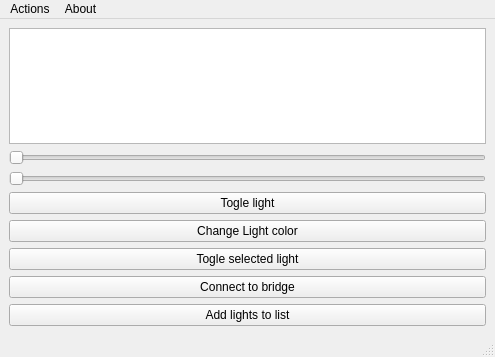
<?xml version="1.0" encoding="UTF-8"?>
<ui version="4.0">
 <class>MainWindow</class>
 <widget class="QMainWindow" name="MainWindow">
  <property name="geometry">
   <rect>
    <x>0</x>
    <y>0</y>
    <width>495</width>
    <height>357</height>
   </rect>
  </property>
  <property name="windowTitle">
   <string>PhilipsHue</string>
  </property>
  <property name="autoFillBackground">
   <bool>false</bool>
  </property>
  <widget class="QWidget" name="centralwidget">
   <layout class="QGridLayout" name="gridLayout">
    <item row="3" column="0">
     <widget class="QSlider" name="horizontalSlider_2">
      <property name="toolTip">
       <string>&lt;html&gt;&lt;head/&gt;&lt;body&gt;&lt;p&gt;Color temperature slider&lt;/p&gt;&lt;/body&gt;&lt;/html&gt;</string>
      </property>
      <property name="minimum">
       <number>153</number>
      </property>
      <property name="maximum">
       <number>500</number>
      </property>
      <property name="value">
       <number>153</number>
      </property>
      <property name="sliderPosition">
       <number>153</number>
      </property>
      <property name="orientation">
       <enum>Qt::Horizontal</enum>
      </property>
     </widget>
    </item>
    <item row="6" column="0">
     <widget class="QPushButton" name="pushButton_4">
      <property name="text">
       <string>Togle selected light</string>
      </property>
     </widget>
    </item>
    <item row="8" column="0">
     <widget class="QPushButton" name="pushButton_3">
      <property name="text">
       <string>Add lights to list</string>
      </property>
     </widget>
    </item>
    <item row="1" column="0">
     <widget class="QListWidget" name="listWidget"/>
    </item>
    <item row="4" column="0">
     <widget class="QPushButton" name="pushButton_2">
      <property name="text">
       <string>Togle light</string>
      </property>
     </widget>
    </item>
    <item row="2" column="0">
     <widget class="QSlider" name="horizontalSlider">
      <property name="toolTip">
       <string>&lt;html&gt;&lt;head/&gt;&lt;body&gt;&lt;p&gt;Brightness slider&lt;/p&gt;&lt;/body&gt;&lt;/html&gt;</string>
      </property>
      <property name="maximum">
       <number>255</number>
      </property>
      <property name="orientation">
       <enum>Qt::Horizontal</enum>
      </property>
     </widget>
    </item>
    <item row="5" column="0">
     <widget class="QPushButton" name="pushButton_5">
      <property name="text">
       <string>Change Light color</string>
      </property>
     </widget>
    </item>
    <item row="7" column="0">
     <widget class="QPushButton" name="pushButton">
      <property name="text">
       <string>Connect to bridge</string>
      </property>
     </widget>
    </item>
   </layout>
  </widget>
  <widget class="QStatusBar" name="statusbar"/>
  <widget class="QMenuBar" name="menuBar">
   <property name="geometry">
    <rect>
     <x>0</x>
     <y>0</y>
     <width>495</width>
     <height>23</height>
    </rect>
   </property>
   <widget class="QMenu" name="menuActions">
    <property name="title">
     <string>Actions</string>
    </property>
    <addaction name="actionRefresh_lights"/>
   </widget>
   <widget class="QMenu" name="menuAbout">
    <property name="title">
     <string>About</string>
    </property>
    <addaction name="actionSource_Code"/>
    <addaction name="actionCredits"/>
   </widget>
   <addaction name="menuActions"/>
   <addaction name="menuAbout"/>
  </widget>
  <action name="actionSource_Code">
   <property name="text">
    <string>Source Code</string>
   </property>
  </action>
  <action name="actionCredits">
   <property name="text">
    <string>Credits</string>
   </property>
  </action>
  <action name="actionRefresh_lights">
   <property name="text">
    <string>Refresh lights</string>
   </property>
  </action>
 </widget>
 <resources/>
 <connections/>
</ui>
